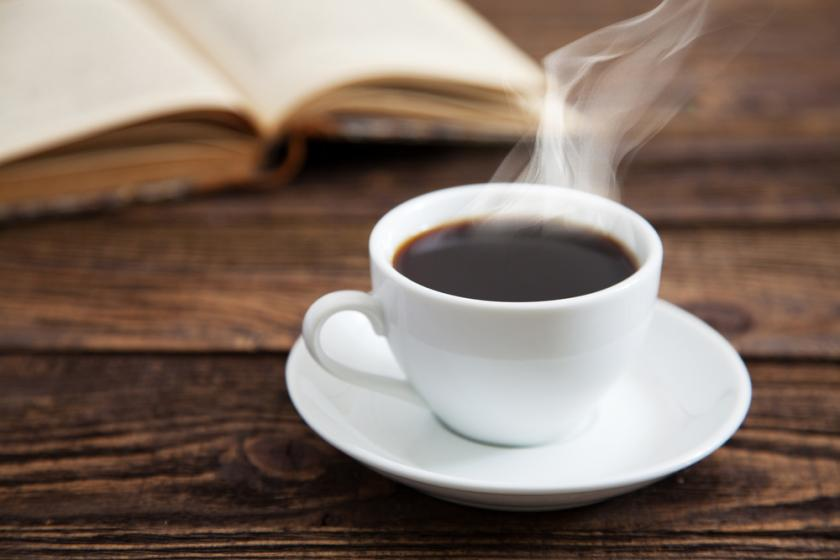
#> input picture software/conversion_tools/coffee.jpg, 840 x 560 px
$ python png2rgb565.py coffee.jpg out.png out.png   (older library calls are emulated)
#> lines starting #> are read from the running program, lines starting #| are printed output that depends on the picture
"""
from PIL import Image

im1 = Image.open(r'path where the JPG is stored\file name.jpg')
im1.save(r'path where the PNG will be stored\new file name.png')
"""

import sys
import os

from PIL import Image
from PIL import ImageDraw
import struct

isSWAP = False
#isSWAP = True

def main():

    len_argument = len(sys.argv)
    filesize = 0
    if (len_argument != 4):
      print ("")
      print ("Correct Usage:")
      print ("\tpython png2rgb565.py <png_file> <header_file>.h <binary_file>.bin")
      print ("")
      sys.exit(0)

    try:
        im=Image.open(sys.argv[1])
#> im is the input picture: PIL image 840x560 RGB; mean R, G, B 130.3, 113.1, 102.4
        print ("/* Image Width:%d Height:%d */" % (im.size[0], im.size[1]))
#| /* Image Width:840 Height:560 */
        #im.thumbnail((64, 64), Image.ANTIALIAS)
        im = im.resize((64, 64), Image.ANTIALIAS)
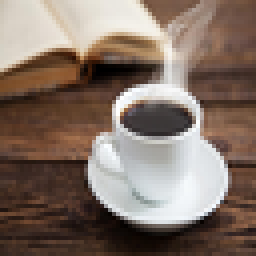
#> im: PIL image 64x64 RGB (shown 4 times larger); mean R, G, B 130.3, 113.1, 102.4
        print ("/* Scaled to Image Width:%d Height:%d */" % (im.size[0], im.size[1]))
#| /* Scaled to Image Width:64 Height:64 */
    except:
        print ("Fail to open png file ", sys.argv[1])
        sys.exit(0)

    image_height = im.size[1]
#> image_height = 64
    image_width = im.size[0]
#> image_width = 64

    try:
        outfile = open(sys.argv[2],"w")
    except:
        print ("Can't write the file %s" % sys.argv[2])
        sys.exit(0)

    try:
        binoutfile = open(sys.argv[3],"wb")
    except:
        print ("Can't write the binary file %s" % sys.argv[3])
        sys.exit(0)


    print ("/* Image Width:%d Height:%d */" % (im.size[0], im.size[1]), file=outfile)
    print ("const static uint16_t image64by64[] = {", file=outfile)

    pix = im.load()  #load pixel array
    for h in range(image_height):
        for w in range(image_width):
            if ((h * 16 + w) % 16 == 0):
                print (" ", file=outfile)
                print ("\t\t", file=outfile, end = '')

            if w < im.size[0]:
                R=pix[w,h][0]>>3
                G=pix[w,h][1]>>2
                B=pix[w,h][2]>>3

                rgb = (R<<11) | (G<<5) | B

                if (isSWAP == True):
                    swap_string_low = rgb >> 8
                    swap_string_high = (rgb & 0x00FF) << 8
                    swap_string = swap_string_low | swap_string_high
                    print ("0x%04x," %(swap_string), file=outfile, end = '')
                    binoutfile.write(struct.pack('H', swap_string))
                else:
                    print ("0x%04x," %(rgb), file=outfile, end = '')
                    binoutfile.write(struct.pack('H', rgb))
            else:
                rgb = 0
        #
    print ("", file=outfile)
    print ("};", file=outfile)

    outfile.close()
    binoutfile.close()

    print ("PNG file \"%s\"" % sys.argv[1], "converted to \"%s\"" % sys.argv[2])

if __name__=="__main__":
  main()


$ run again, on software/conversion_tools/frangipani.bmp
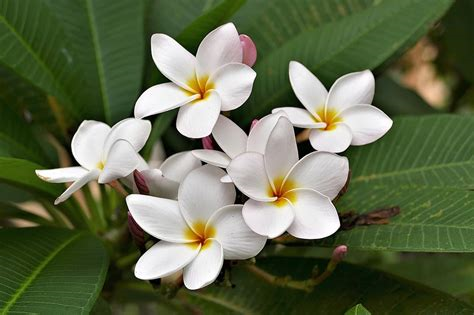
#> input picture software/conversion_tools/frangipani.bmp, 474 x 315 px
#> in main, im is the input picture: PIL image 474x315 RGB; mean R, G, B 97.8, 107.2, 76.6
#| /* Image Width:474 Height:315 */
#> in main, `im = im.resize((64, 64), Image.ANTIALIAS)`:
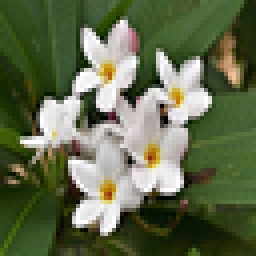
#> im: PIL image 64x64 RGB (shown 4 times larger); mean R, G, B 97.8, 107.2, 76.7
#| /* Scaled to Image Width:64 Height:64 */
